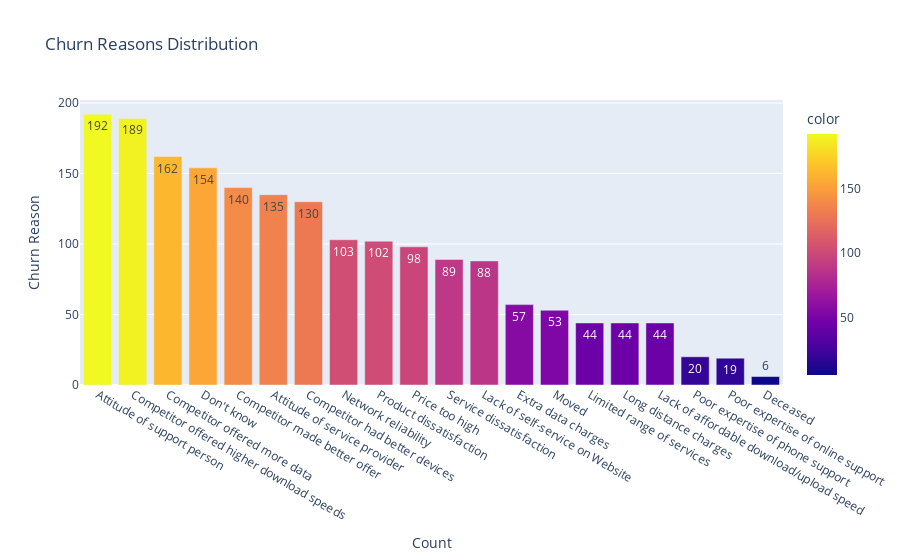

Here is the notebook cell this chart was saved with:
### Markdown cell above
**26.5%** of customers churned — mild class imbalance. The goal is to know which type of customers are more likely to churn in order to predict future churning and take action to avoid it.

### Code cell
churn_reasons = df.churn_reason[df.churn_reason != "No Churn"].value_counts(
    ascending=False
)

fig = px.bar(
    x=churn_reasons.keys(),
    y=churn_reasons.values,
    color=churn_reasons.values,
    text=churn_reasons.values,
    title="Churn Reasons Distribution",
)

fig.update_layout(yaxis_title="Churn Reason", xaxis_title="Count")
fig.show()

### Figure 1 — Plotly figure (JSON) as saved in the notebook; plotly's stock layout.template omitted (floating-point values rounded to 4 significant figures)
{"data": [{"hovertemplate": "x=%{x}<br>y=%{y}<br>text=%{text}<br>color=%{marker.color}<extra></extra>", "legendgroup": "", "marker": {"color": [192, 189, 162, 154, 140, 135, 130, 103, 102, 98, 89, 88, 57, 53, 44, 44, 44, 20, 19, 6], "coloraxis": "coloraxis", "pattern": {"shape": ""}}, "name": "", "orientation": "v", "showlegend": false, "text": [192.0, 189.0, 162.0, 154.0, 140.0, 135.0, 130.0, 103.0, 102.0, 98.0, 89.0, 88.0, 57.0, 53.0, 44.0, 44.0, 44.0, 20.0, 19.0, 6.0], "textposition": "auto", "type": "bar", "x": ["Attitude of support person", "Competitor offered higher download speeds", "Competitor offered more data", "Don't know", "Competitor made better offer", "Attitude of service provider", "Competitor had better devices", "Network reliability", "Product dissatisfaction", "Price too high", "Service dissatisfaction", "Lack of self-service on Website", "Extra data charges", "Moved", "Limited range of services", "Long distance charges", "Lack of affordable download/upload speed", "Poor expertise of phone support", "Poor expertise of online support", "Deceased"], "xaxis": "x", "y": [192, 189, 162, 154, 140, 135, 130, 103, 102, 98, 89, 88, 57, 53, 44, 44, 44, 20, 19, 6], "yaxis": "y"}], "layout": {"barmode": "relative", "coloraxis": {"colorbar": {"title": {"text": "color"}}, "colorscale": [[0, "#0d0887"], [0.1111, "#46039f"], [0.2222, "#7201a8"], [0.3333, "#9c179e"], [0.4444, "#bd3786"], [0.5556, "#d8576b"], [0.6667, "#ed7953"], [0.7778, "#fb9f3a"], [0.8889, "#fdca26"], [1, "#f0f921"]]}, "legend": {"tracegroupgap": 0}, "title": {"text": "Churn Reasons Distribution"}, "xaxis": {"anchor": "y", "domain": [0, 1], "title": {"text": "Count"}}, "yaxis": {"anchor": "x", "domain": [0, 1], "title": {"text": "Churn Reason"}}}}
